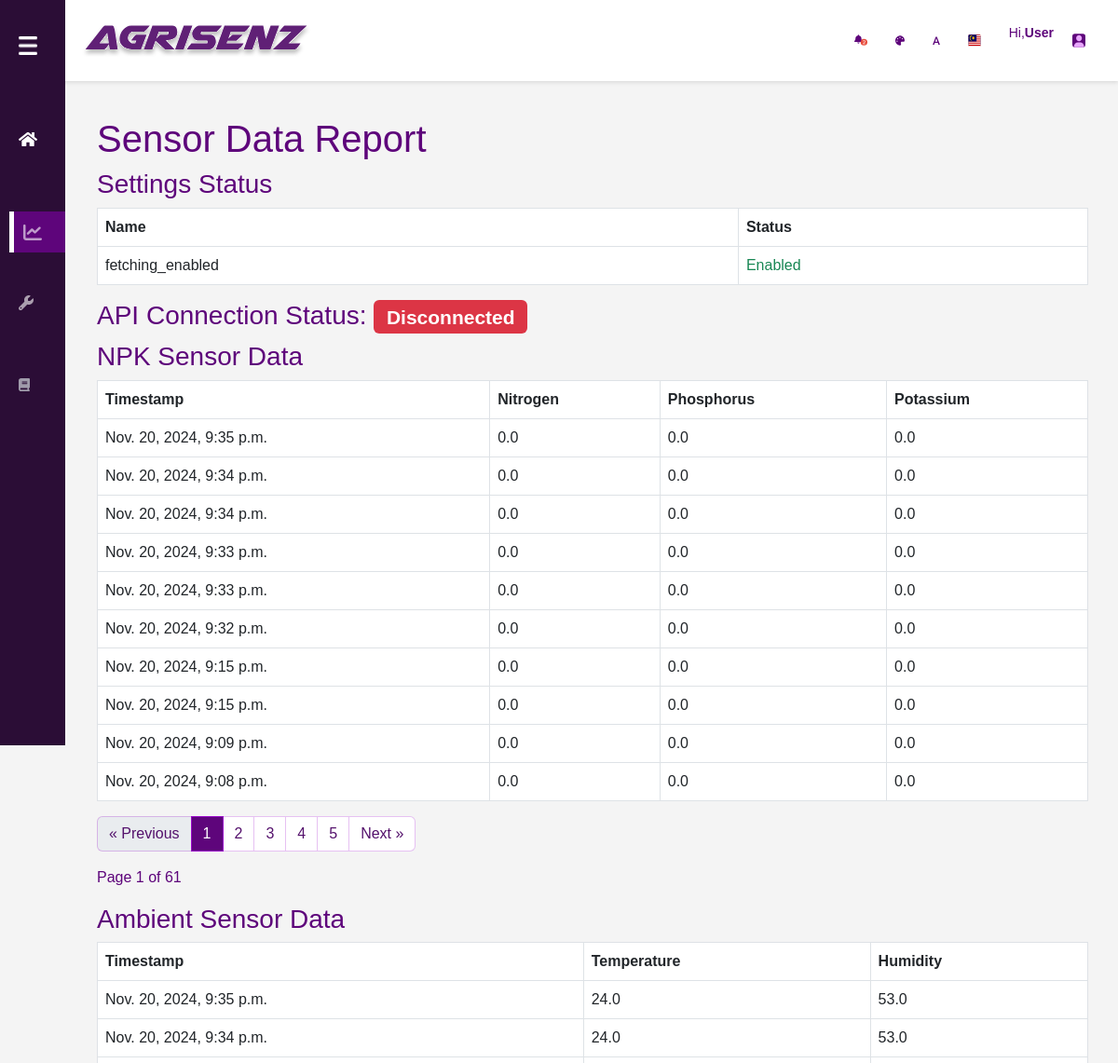
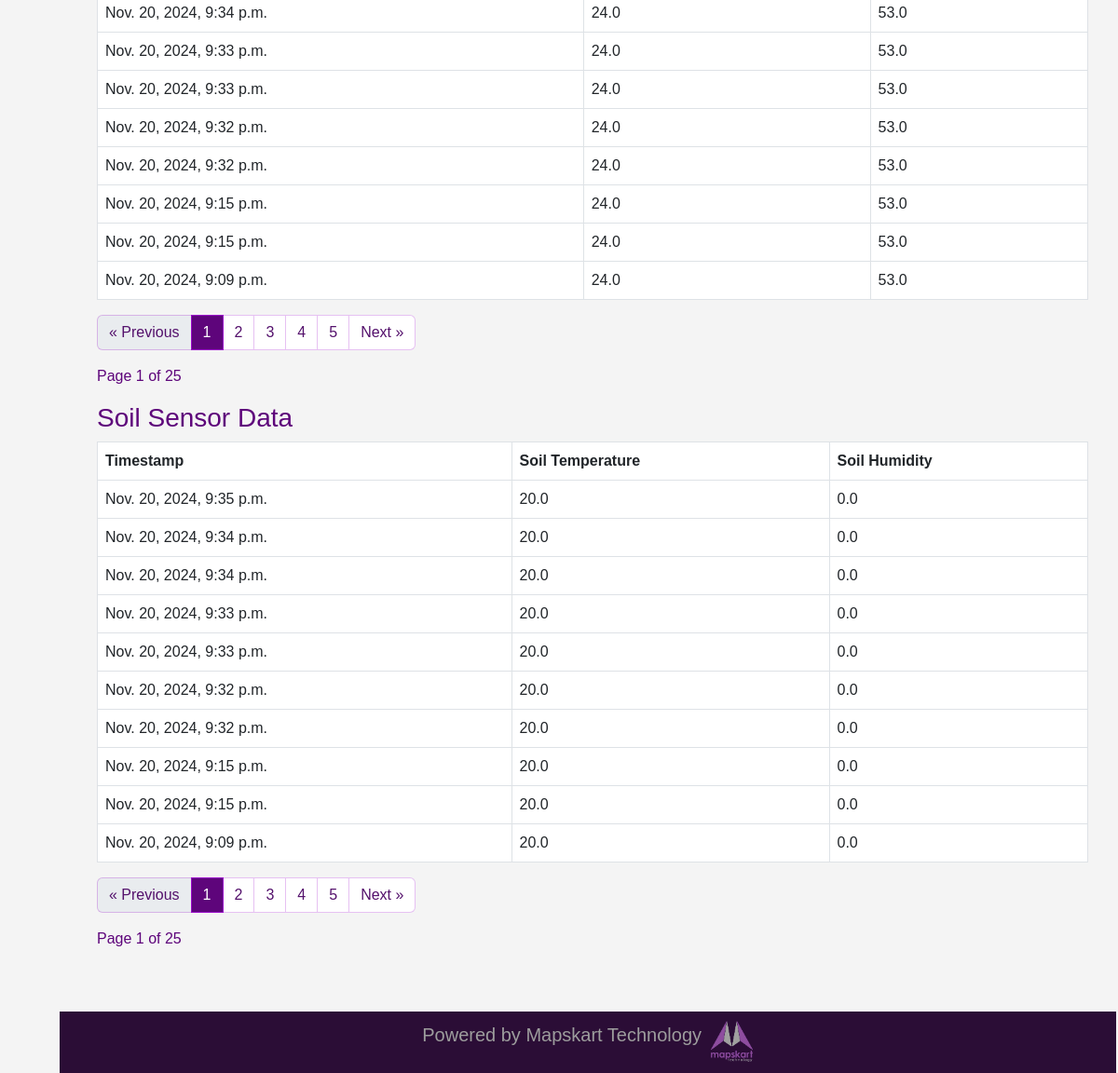
The page /report/ on the database its author committed (2 pictures, top to bottom).
### agris/models.py (models this page shows, shortened)
class Settings(models.Model):
    name = models.CharField(max_length=100, unique=True)
    value = models.BooleanField(default=True)  # True for enabled, False for disabled

class NPKSensor(models.Model):
    timestamp = models.DateTimeField(auto_now_add=True)
    nitrogen = models.FloatField()
    phosphorus = models.FloatField()
    potassium = models.FloatField()

class AmbientSensor(models.Model):
    timestamp = models.DateTimeField(auto_now_add=True)
    A_Temp = models.FloatField()
    A_Humid = models.FloatField()

class SoilSensor(models.Model):
    timestamp = models.DateTimeField(auto_now_add=True)
    S_Temp = models.FloatField()
    S_Humid = models.FloatField()

### agris/views.py (the view)
# urls.py: path('report/', views.report, name='report'),
def report(request):
    npk_data = NPKSensor.objects.all().order_by('-timestamp')
    ambient_data = AmbientSensor.objects.all().order_by('-timestamp')
    soil_data = SoilSensor.objects.all().order_by('-timestamp')
    npk_paginator = Paginator(npk_data, 10)  # 10 items per page
    ambient_paginator = Paginator(ambient_data, 10)
    soil_paginator = Paginator(soil_data, 10)
    npk_page = request.GET.get('npk_page')
    ambient_page = request.GET.get('ambient_page')
    soil_page = request.GET.get('soil_page')
    npk_data = npk_paginator.get_page(npk_page)
    ambient_data = ambient_paginator.get_page(ambient_page)
    soil_data = soil_paginator.get_page(soil_page)
    settings_data = Settings.objects.all()
    api_url = "https://sgp1.blynk.cloud/external/api/get?token=KAg_k8iVJioh6oIh16TUvoZsVjcyVpRG&v10"
    try:
        response = requests.get(api_url, timeout=5)
        api_status = response.status_code == 200
    except requests.RequestException:
        api_status = False
    context = {
        'npk_data': npk_data,
        'ambient_data': ambient_data,
        'soil_data': soil_data,
        'settings_data': settings_data,
        'api_status': api_status,
    }
    return render(request, 'main/frame/report.html', context)

### agris/templates/main/frame/report.html (shortened to what this page needs)
{% load static %}
<!DOCTYPE html>
<html lang="en">
<head>
  <link rel="stylesheet" href="https://unpkg.com/leaflet@1.9.4/dist/leaflet.css" />
  <link rel="stylesheet" href="https://cdnjs.cloudflare.com/ajax/libs/bootstrap/5.3.0/css/bootstrap.min.css">
</head>
<body>
  <div class="body">
    <div class="sidebar collapsed">
      <div class="menu">
        <button class="menu-toggle">
          <img src="{% static 'Vector.png' %}" alt="Menu Icon" />
        </button>
      </div>
      <ul>
        <li><a href="{% url 'dashboard' %}"><img src="{% static 'home.svg' %}" alt="Home Icon"/><span>Home</span></a></li>
        <li class="active"><a href="{% url 'report' %}"><img src="{% static 'report.svg' %}" alt="Reports Icon" /><span>Reports</span></a></li>
        <li><img src="{% static 'setting.svg' %}" alt="Settings Icon" /> <span>Settings</span></li>
        <li><img src="{% static 'support.svg' %}" alt="Support Icon" /> <span>Support & Documentation</span></li>
      </ul>
    </div>
    <div class="content">
      <div class="header">
        <img src="{% static 'agrisenz.svg' %}"></img>
        <div class="icon-buttons">
          <img src="{% static 'Group 21.svg' %}" alt="Notification Icon">
          <img src="{% static 'Vector.svg' %}" alt="User Icon" class="img1">
          <img src="{% static 'A.svg' %}" alt="Notification Icon" class="img2">
          <img src="{% static 'Group 1220.svg' %}" alt="User Icon" class="img3">
          <p>Hi,<b>User</b></p>
          <img src="{% static 'Group 1219.svg' %}" alt="User Icon">
        </div>
      </div>
      <div class="main-content" id="main-content">
        <div class="container mt-4" style="color: #5E057B;">
            <h1>Sensor Data Report</h1>
            <h3>Settings Status</h3>
            <table class="table table-bordered">
                <thead>
                    <tr>
                        <th>Name</th>
                        <th>Status</th>
                    </tr>
                </thead>
                <tbody>
                    {% for setting in settings_data %}
                    <tr>
                        <td>{{ setting.name }}</td>
                        <td class="{% if setting.value %}text-success{% else %}text-danger{% endif %}">
                            {{ setting.value|yesno:"Enabled,Disabled" }}
                        </td>
                    </tr>
                    {% endfor %}
                </tbody>
            </table>
            <h3>API Connection Status:
                <span class="badge {% if api_status %}bg-success{% else %}bg-danger{% endif %}">
                    {% if api_status %}Connected{% else %}Disconnected{% endif %}
                </span>
            </h3>
            <h3>NPK Sensor Data</h3>
            <table class="table table-bordered">
                <thead>
                    <tr>
                        <th>Timestamp</th>
                        <th>Nitrogen</th>
                        <th>Phosphorus</th>
                        <th>Potassium</th>
                    </tr>
                </thead>
                <tbody>
                    {% for data in npk_data %}
                    <tr>
                        <td>{{ data.timestamp }}</td>
                        <td>{{ data.nitrogen }}</td>
                        <td>{{ data.phosphorus }}</td>
                        <td>{{ data.potassium }}</td>
                    </tr>
                    {% endfor %}
                </tbody>
            </table>
            <nav aria-label="Pagination">
              <ul class="pagination">
                  {% if npk_data.has_previous %}
                  <li class="page-item">
                      <a class="page-link" href="?npk_page={{ npk_data.previous_page_number }}" aria-label="Previous">
                          &laquo; Previous
                      </a>
                  </li>
                  {% else %}
                  <li class="page-item disabled">
                      <span class="page-link">&laquo; Previous</span>
                  </li>
                  {% endif %}
                  {% for page_num in npk_data.paginator.page_range %}
                      {% if page_num > npk_data.number|add:'-5' and page_num < npk_data.number|add:'5' %}
                      <li class="page-item {% if npk_data.number == page_num %}active{% endif %}">
                          <a class="page-link" href="?npk_page={{ page_num }}">{{ page_num }}</a>
                      </li>
                      {% endif %}
                  {% endfor %}
                  {% if npk_data.has_next %}
                  <li class="page-item">
                      <a class="page-link" href="?npk_page={{ npk_data.next_page_number }}" aria-label="Next">
                          Next &raquo;
                      </a>
                  </li>
                  {% else %}
                  <li class="page-item disabled">
                      <span class="page-link">Next &raquo;</span>
                  </li>
                  {% endif %}
              </ul>
              <p>Page {{ npk_data.number }} of {{ npk_data.paginator.num_pages }}</p>
          </nav>
            <h3>Ambient Sensor Data</h3>
            <table class="table table-bordered">
                <thead>
                    <tr>
                        <th>Timestamp</th>
                        <th>Temperature</th>
                        <th>Humidity</th>
                    </tr>
                </thead>
                <tbody>
                    {% for data in ambient_data %}
                    <tr>
                        <td>{{ data.timestamp }}</td>
                        <td>{{ data.A_Temp }}</td>
                        <td>{{ data.A_Humid }}</td>
                    </tr>
                    {% endfor %}
                </tbody>
            </table>
            <nav aria-label="Pagination">
              <ul class="pagination">
                  {% if ambient_data.has_previous %}
                  <li class="page-item">
                      <a class="page-link" href="?ambient_page={{ ambient_data.previous_page_number }}" aria-label="Previous">
                          &laquo; Previous
                      </a>
                  </li>
                  {% else %}
                  <li class="page-item disabled">
                      <span class="page-link">&laquo; Previous</span>
                  </li>
                  {% endif %}
                  {% for page_num in ambient_data.paginator.page_range %}
                      {% if page_num > ambient_data.number|add:'-5' and page_num < ambient_data.number|add:'5' %}
                      <li class="page-item {% if ambient_data.number == page_num %}active{% endif %}">
                          <a class="page-link" href="?ambient_page={{ page_num }}">{{ page_num }}</a>
                      </li>
                      {% endif %}
                  {% endfor %}
                  {% if ambient_data.has_next %}
                  <li class="page-item">
                      <a class="page-link" href="?ambient_page={{ ambient_data.next_page_number }}" aria-label="Next">
                          Next &raquo;
                      </a>
                  </li>
                  {% else %}
                  <li class="page-item disabled">
                      <span class="page-link">Next &raquo;</span>
                  </li>
                  {% endif %}
              </ul>
              <p>Page {{ ambient_data.number }} of {{ ambient_data.paginator.num_pages }}</p>
          </nav>
            <h3>Soil Sensor Data</h3>
            <table class="table table-bordered">
                <thead>
                    <tr>
                        <th>Timestamp</th>
                        <th>Soil Temperature</th>
                        <th>Soil Humidity</th>
                    </tr>
                </thead>
                <tbody>
                    {% for data in soil_data %}
                    <tr>
                        <td>{{ data.timestamp }}</td>
                        <td>{{ data.S_Temp }}</td>
                        <td>{{ data.S_Humid }}</td>
                    </tr>
                    {% endfor %}
                </tbody>
            </table>
            <nav aria-label="Pagination">
              <ul class="pagination">
                  {% if soil_data.has_previous %}
                  <li class="page-item">
                      <a class="page-link" href="?soil_page={{ soil_data.previous_page_number }}" aria-label="Previous">
                          &laquo; Previous
                      </a>
                  </li>
                  {% else %}
                  <li class="page-item disabled">
                      <span class="page-link">&laquo; Previous</span>
                  </li>
                  {% endif %}
                  {% for page_num in soil_data.paginator.page_range %}
                      {% if page_num > soil_data.number|add:'-5' and page_num < soil_data.number|add:'5' %}
                      <li class="page-item {% if soil_data.number == page_num %}active{% endif %}">
                          <a class="page-link" href="?soil_page={{ page_num }}">{{ page_num }}</a>
                      </li>
                      {% endif %}
                  {% endfor %}
                  {% if soil_data.has_next %}
                  <li class="page-item">
                      <a class="page-link" href="?soil_page={{ soil_data.next_page_number }}" aria-label="Next">
                          Next &raquo;
                      </a>
                  </li>
                  {% else %}
                  <li class="page-item disabled">
                      <span class="page-link">Next &raquo;</span>
                  </li>
                  {% endif %}
              </ul>
              <p>Page {{ soil_data.number }} of {{ soil_data.paginator.num_pages }}</p>
          </nav>
        </div>
        <div class="footer">
          <p>Powered by Mapskart Technology</p>
          <img src="{% static 'mapskart.png' %}" alt="MapsKart Logo">
        </div>
      </div>
    </div>
  </div>
</body>
</html>

### agris/templates/main/frame/report.html (style rules this page uses)
body { font-family: Arial, sans-serif; background-color: #f4f4f4; margin: 0; padding: 0; }
.body { display: flex; }
.sidebar { width: 200px; background-color: #2B0D36; color: white; height: 100vh; position: fixed; top: 0; left: 0; padding: 10px; display: flex; flex-direction: column; overflow: hidden; transition: width 0.3s ease; z-index: 2; }
.sidebar.collapsed { width: 70px; }
.sidebar ul { list-style: none; padding: 0; }
.sidebar li { display: flex; align-items: center; padding: 10px; margin-top: 2rem; margin-bottom: 2rem; cursor: pointer; }
.sidebar li img { width: 20px; margin-right: 10px; }
.sidebar li a { text-decoration: none; color: white; }
.sidebar li.active { background: #5E057B; width: 17rem; border-left: white solid 5px; }
.menu { display: flex; }
.menu button { padding-top: 0.8rem; }
.menu-toggle { background: none; border: none; cursor: pointer; padding: 10px; margin-bottom: 10px; display: flex; align-items: center; }
.menu-toggle img { width: 20px; }
.content { margin-left: 200px; transition: margin-left 0.3s ease; width: 100%; padding-left: 1%; }
.sidebar.collapsed ~ .content { margin-left: 50px; }
.header { background-color: #ffffff; padding: 25px; color: #5E057B; display: flex; justify-content: space-between; align-items: center; box-shadow: 0 2px 4px rgba(0, 0, 0, 0.1); }
.icon-buttons { display: flex; gap: 20px; align-items: center; }
.header .icon-buttons img { cursor: pointer; width: 24px; padding-right: 10px; }
.header .icon-buttons p { margin-left: 0; font-size: 14px; cursor: default; }
.header .icon-buttons .img1 { width: 20px; }
.header .icon-buttons .img2 { width: 18px; }
.main-content { padding: 20px; margin: 10px 0 0 10px; position: relative; bottom: 1rem; }
.footer { background-color: #2B0D36; position: absolute; left: -8px; margin-top: 50px; padding: 10px 0; font-size: 12px; color: #777; display: flex; justify-content: center; width: 100.5%; }
.footer p { color: #9d9d9d; font-size: 20px; margin-right: 10px; }
.footer img { width: 4%; height: 4%; }
.pagination .page-item .page-link { color: #54116c; border-color: #9807c93f; }
.pagination .page-item.active .page-link { background-color: #5E057B; color: white; border-color: #9907c9; }

### rows shown on the page
Settings: name "fetching_enabled", value "Enabled"
NPKSensor: timestamp "Nov. 20, 2024, 9:35 p.m.", nitrogen "0.0", phosphorus "0.0", potassium "0.0"
NPKSensor: timestamp "Nov. 20, 2024, 9:34 p.m.", nitrogen "0.0", phosphorus "0.0", potassium "0.0"
NPKSensor: timestamp "Nov. 20, 2024, 9:34 p.m.", nitrogen "0.0", phosphorus "0.0", potassium "0.0"
NPKSensor: timestamp "Nov. 20, 2024, 9:33 p.m.", nitrogen "0.0", phosphorus "0.0", potassium "0.0"
NPKSensor: timestamp "Nov. 20, 2024, 9:33 p.m.", nitrogen "0.0", phosphorus "0.0", potassium "0.0"
NPKSensor: timestamp "Nov. 20, 2024, 9:32 p.m.", nitrogen "0.0", phosphorus "0.0", potassium "0.0"
NPKSensor: timestamp "Nov. 20, 2024, 9:15 p.m.", nitrogen "0.0", phosphorus "0.0", potassium "0.0"
NPKSensor: timestamp "Nov. 20, 2024, 9:15 p.m.", nitrogen "0.0", phosphorus "0.0", potassium "0.0"
NPKSensor: timestamp "Nov. 20, 2024, 9:09 p.m.", nitrogen "0.0", phosphorus "0.0", potassium "0.0"
NPKSensor: timestamp "Nov. 20, 2024, 9:08 p.m.", nitrogen "0.0", phosphorus "0.0", potassium "0.0"
AmbientSensor: timestamp "Nov. 20, 2024, 9:35 p.m.", A_Temp "24.0", A_Humid "53.0"
AmbientSensor: timestamp "Nov. 20, 2024, 9:34 p.m.", A_Temp "24.0", A_Humid "53.0"
AmbientSensor: timestamp "Nov. 20, 2024, 9:34 p.m.", A_Temp "24.0", A_Humid "53.0"
AmbientSensor: timestamp "Nov. 20, 2024, 9:33 p.m.", A_Temp "24.0", A_Humid "53.0"
AmbientSensor: timestamp "Nov. 20, 2024, 9:33 p.m.", A_Temp "24.0", A_Humid "53.0"
AmbientSensor: timestamp "Nov. 20, 2024, 9:32 p.m.", A_Temp "24.0", A_Humid "53.0"
AmbientSensor: timestamp "Nov. 20, 2024, 9:32 p.m.", A_Temp "24.0", A_Humid "53.0"
AmbientSensor: timestamp "Nov. 20, 2024, 9:15 p.m.", A_Temp "24.0", A_Humid "53.0"
AmbientSensor: timestamp "Nov. 20, 2024, 9:15 p.m.", A_Temp "24.0", A_Humid "53.0"
AmbientSensor: timestamp "Nov. 20, 2024, 9:09 p.m.", A_Temp "24.0", A_Humid "53.0"
SoilSensor: timestamp "Nov. 20, 2024, 9:35 p.m.", S_Temp "20.0", S_Humid "0.0"
SoilSensor: timestamp "Nov. 20, 2024, 9:34 p.m.", S_Temp "20.0", S_Humid "0.0"
SoilSensor: timestamp "Nov. 20, 2024, 9:34 p.m.", S_Temp "20.0", S_Humid "0.0"
SoilSensor: timestamp "Nov. 20, 2024, 9:33 p.m.", S_Temp "20.0", S_Humid "0.0"
SoilSensor: timestamp "Nov. 20, 2024, 9:33 p.m.", S_Temp "20.0", S_Humid "0.0"
SoilSensor: timestamp "Nov. 20, 2024, 9:32 p.m.", S_Temp "20.0", S_Humid "0.0"
SoilSensor: timestamp "Nov. 20, 2024, 9:32 p.m.", S_Temp "20.0", S_Humid "0.0"
SoilSensor: timestamp "Nov. 20, 2024, 9:15 p.m.", S_Temp "20.0", S_Humid "0.0"
SoilSensor: timestamp "Nov. 20, 2024, 9:15 p.m.", S_Temp "20.0", S_Humid "0.0"
SoilSensor: timestamp "Nov. 20, 2024, 9:09 p.m.", S_Temp "20.0", S_Humid "0.0"

### other values the page prints
{{ page_num }} "1" "2" "3" "4" "5"
{{ npk_data.number }} "1"
{{ npk_data.paginator.num_pages }} "61"
{{ ambient_data.number }} "1"
{{ ambient_data.paginator.num_pages }} "25"
{{ soil_data.number }} "1"
{{ soil_data.paginator.num_pages }} "25"
